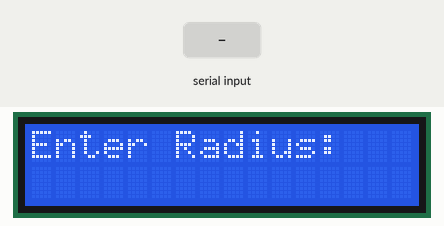
Recording of a program running on a simulated Arduino Uno, built with avr-gcc and run on an emulated ATmega328P. On the bench: 16×2 character LCD. Inputs (shaded band) come from the test bench. What the program prints to the serial monitor is not drawn.

Above: at 1.2 s.
1.3 s: "90,45\n" received over Serial
At 3.1 s:
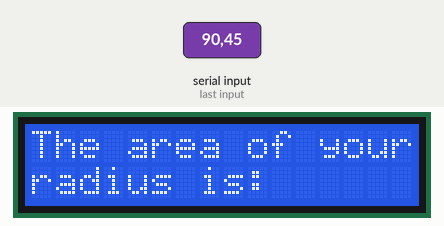
At 4.5 s:
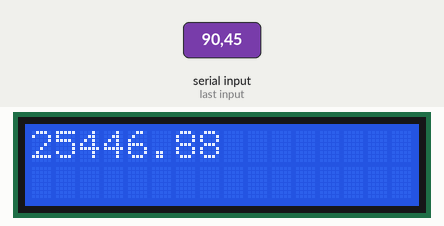
Timing chart, 0 to 6.0 s (numbered marks = the images above; inputs shaded):
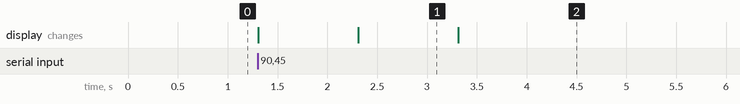

Measured:
- after the input at 1.3 s, the display: first changes at once (image 1 shows a later state)
- what the display in image 1 shows lasts 1.0 s, from 2.3 s to 3.3 s

The program:

main.cpp
```cpp
#include <Arduino.h>
#include <LiquidCrystal.h>
#include <Wire.h>

int rs=7;
int en=8;
int d4=9;
int d5=10;
int d6=11;
int d7=12;
LiquidCrystal lcd(rs,en,d4,d5,d6,d7);
int j;

float radius=1;
float pi=3.14159;
float area;

int dt=1000;
int finaldt=3000;

void setup() {
  // put your setup code here, to run once:
  Serial.begin(9600);
  lcd.begin(16,2);
}

void loop() {
  // put your main code here, to run repeatedly:

  lcd.setCursor(0,0);
  lcd.print("Enter Radius:");
  while (Serial.available()==0) {}
  radius = Serial.parseFloat();
  Serial.print(radius);
  lcd.setCursor(0,1);
  lcd.print(radius);
  delay(dt);
  lcd.clear();

  area=pi*(radius*radius);

  lcd.setCursor(0,0);
  lcd.print("The area of your");
  lcd.setCursor(0,1);
  lcd.print("radius is: ");
  delay(dt);
  lcd.clear();
  lcd.setCursor(0,0);
  lcd.print(area);

  delay(finaldt);
  lcd.clear();

}
```
